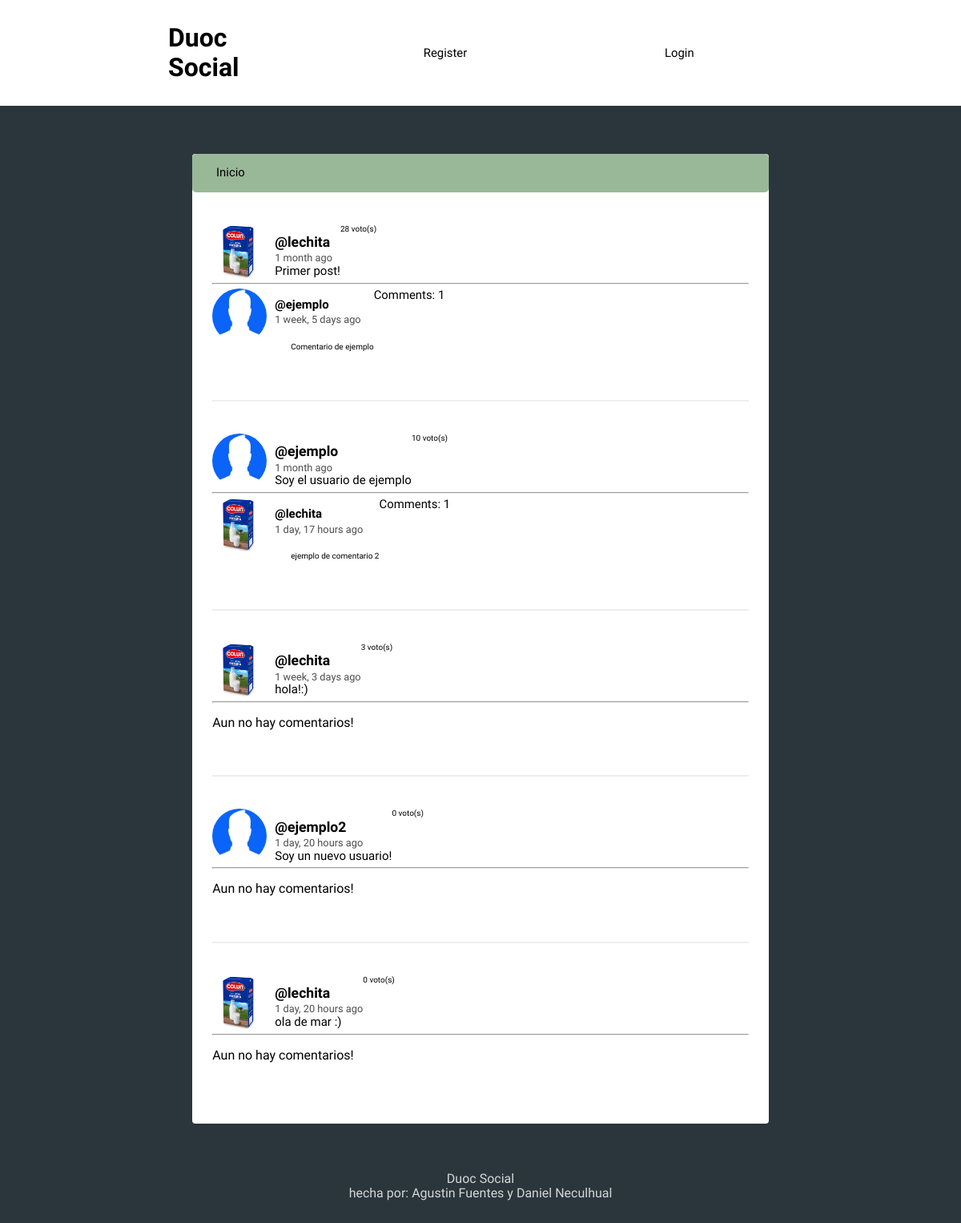
The page / on the database its author committed.
### social/models.py (models this page shows, shortened)
class Post(models.Model):
    user = models.ForeignKey(User, on_delete=models.CASCADE, related_name='posts')
    timestamp = models.DateTimeField(default=timezone.now)
    content = models.TextField()
    votes = models.IntegerField(default=0)
    voters = models.ManyToManyField(User, related_name='voted_posts')
    class Meta:
        ordering = ['-timestamp']

class Profile(models.Model):
    user = models.OneToOneField(User, on_delete=models.CASCADE)
    image = models.ImageField(default='profile_pic.png')

class Comment(models.Model):
    post = models.ForeignKey(Post, on_delete=models.CASCADE, related_name='comments')
    user = models.ForeignKey(User, on_delete=models.CASCADE, related_name='comments')
    timestamp = models.DateTimeField(default=timezone.now)
    content = models.TextField()
    approved_comment = models.BooleanField(default=True)

### social/views.py (the view)
# urls.py: path('', views.feed, name='feed'),
def feed(request):
  posts = Post.objects.all().order_by('-votes')
  comments = Comment.objects.all()
  context = { 'posts' : posts,
              'comments': comments, }
  return render(request, 'social/feed.html', context)

### social/templates/social/feed.html (shortened to what this page needs)
{% extends 'social/layout.html' %}
{% load humanize %}
{% block content %}
{% for post in posts %}
<article>
    <div class="container-article">
        <img src="{{ post.user.profile.image.url }}">
        <div>
            <h2 class="username"><a href="{% url 'profile' post.user.username %}">@{{ post.user.username }}</a></h2>
            <time data-time="#">{{ post.timestamp|naturaltime }}</time>
            <div class="post">{{ post.content }}</div>
        </div>
    {% if request.user.is_authenticated %}
    <form method="post" action="{% url 'vote_post' post.id %}">
        {% csrf_token %}
        <button type="submit">Votar</button>
        <div class="votes">{{ post.votes }} voto(s)</div>
    </form>
    {% else %}
        <div class="votes">{{ post.votes }} voto(s)</div>
    {% endif %}
    </div>
    <hr>
    {% for comment in post.comments.all %}
        <div class="container-article">
            <img src="{{ comment.user.profile.image.url }}">
            <div>
                <h2 class="username">@{{ comment.user }}</a></h2>
                <time data-time="#">{{ comment.timestamp|naturaltime }}</time>
                <div class="comment">{{ comment.content }}</div>
            </div>
            <a href="">Comments: {{ post.comments.count }}</a>
        </div>
        {% empty %}
        <p>Aun no hay comentarios!</p>
{% endfor %}
</article>
{% endfor %}
{% endblock %}

### social/templates/social/layout.html (shortened to what this page needs)
<!DOCTYPE html>
{% load static %}
<html>
<head>
	<link rel="stylesheet" type="text/css" href="{% static 'normalize.css' %}">
	<link rel="stylesheet" type="text/css" href="{% static 'style.css' %}">
</head>
<body>
	<header class="main-head">
		<nav class="main">
			<a href="{% url 'feed' %}"> <h1 id="logo">Duoc Social</h1> </a>
			<ul>
				{% if request.user.is_authenticated %}
				<li><a href="{% url 'logout' %}">Logout</a></li>
				{% else %}
				<li><a href="{% url 'register' %}">Register</a></li>
				<li><a href="{% url 'login' %}">Login</a></li>
				{% endif %}
			</ul>
		</nav>
	</header>
	<div class="main">
		<nav class="second-nav">
			<a class="feed" href="{% url 'feed'%}">Inicio</a>
		</nav>
		{% block content %}
		{% endblock content %}
	</div>
	<footer>
		<div class="row">
			<p>Duoc Social<br>hecha por: Agustin Fuentes y Daniel Neculhual</p>
		</div>
	</footer>
</body>
</html>

### social/static/style.css (style rules this page uses)
body { background: #2A363B; font-size: 62.5%; font-family: 'Varela Round', Helvetica, Arial, serif; }
p { font-size: 1rem; }
img { object-fit: cover; }
.main-head { background: white; color: black; }
nav.main { min-height: 7vh; display: flex; width: 65%; margin: auto; align-items: center; padding: 0.5rem; }
nav.main ul { display: flex; flex: 1 1 40rem; justify-content: space-around; align-items: center; list-style: none; }
#logo { flex: 2 1 40rem; font-size: 2rem; }
a { font-size: .93rem; text-decoration: none; color: black; }
.main { background: white; width: 60%; margin: 5% auto; border-radius: 4px; padding-bottom: 20px; }
.comment { margin: 20px 0px 20px 20px; }
.second-nav { display: flex; padding: 15px 30px; background: #99B898; border-radius: 5px; }
.second-nav .feed { flex: 1 1 30px; }
article { width: 93%; margin: auto; padding: 40px 0; border-bottom: 2px solid #ECEEEF; }
.username { margin-bottom: .2rem; }
.username a { font-size: 1.1rem; }
.container-article { display: flex; }
.container-article img { height: 68px; width: 68px; margin-right: 10px; border-radius: 50%; }
article:last-child { border-bottom: 0; }
time { font-size: .8rem; opacity: .7; }
.post { font-size: .94rem; }
footer { color: white; text-align: center; font-size: .875em; margin: 40px 0; }
footer p { opacity: .8; }

### rows shown on the page
Post: user.profile.image (picture), user.username "lechita", timestamp "1 month ago", content "Primer post!", votes "28", comments.count "1"
Comment: user.profile.image (picture), user "ejemplo", timestamp "1 week, 5 days ago", content "Comentario de ejemplo"
Post: user.profile.image (picture), user.username "ejemplo", timestamp "1 month ago", content "Soy el usuario de ejemplo", votes "10", comments.count "1"
Comment: user.profile.image (picture), user "lechita", timestamp "1 day, 17 hours ago", content "ejemplo de comentario 2"
Post: user.profile.image (picture), user.username "lechita", timestamp "1 week, 3 days ago", content "hola!:)", votes "3"
Post: user.profile.image (picture), user.username "ejemplo2", timestamp "1 day, 20 hours ago", content "Soy un nuevo usuario!", votes "0"
Post: user.profile.image (picture), user.username "lechita", timestamp "1 day, 20 hours ago", content "ola de mar :)", votes "0"
